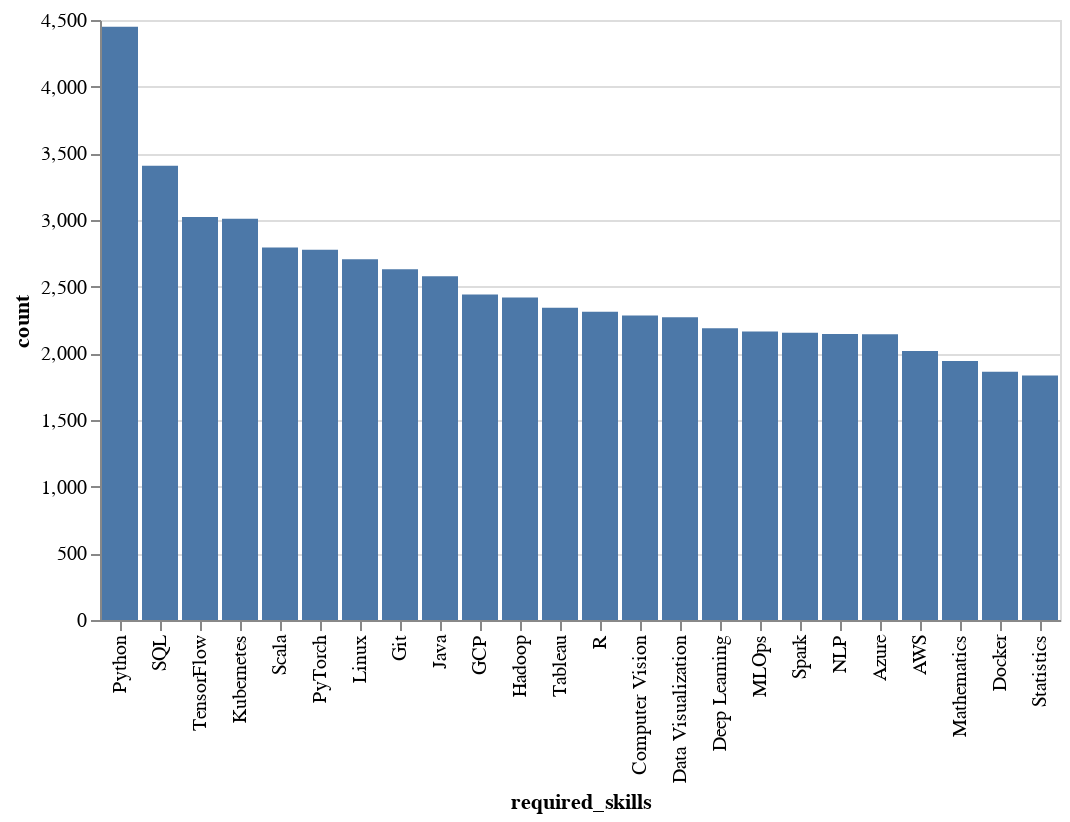

This figure's notebook cell:
### Code cell
alt.Chart(df_sorted_skills).mark_bar().encode(
    x=alt.X("required_skills", sort='-y'),
    y="count"
)

### Figure 1 — Vega-Lite specification as saved in the notebook (floating-point values rounded to 4 significant figures)
{"config": {"view": {"continuousWidth": 300, "continuousHeight": 300}}, "data": {"name": "data-ed8ab7f44e38b52b047a08d19b29cae8"}, "mark": {"type": "bar"}, "encoding": {"x": {"field": "required_skills", "sort": "-y", "type": "nominal"}, "y": {"field": "count", "type": "quantitative"}}, "$schema": "https://vega.github.io/schema/vega-lite/v5.20.1.json", "datasets": {"data-ed8ab7f44e38b52b047a08d19b29cae8": [{"required_skills": "Python", "count": 4450}, {"required_skills": "SQL", "count": 3407}, {"required_skills": "TensorFlow", "count": 3022}, {"required_skills": "Kubernetes", "count": 3009}, {"required_skills": "Scala", "count": 2794}, {"required_skills": "PyTorch", "count": 2777}, {"required_skills": "Linux", "count": 2705}, {"required_skills": "Git", "count": 2631}, {"required_skills": "Java", "count": 2578}, {"required_skills": "GCP", "count": 2442}, {"required_skills": "Hadoop", "count": 2419}, {"required_skills": "Tableau", "count": 2341}, {"required_skills": "R", "count": 2311}, {"required_skills": "Computer Vision", "count": 2284}, {"required_skills": "Data Visualization", "count": 2270}, {"required_skills": "Deep Learning", "count": 2189}, {"required_skills": "MLOps", "count": 2164}, {"required_skills": "Spark", "count": 2155}, {"required_skills": "NLP", "count": 2145}, {"required_skills": "Azure", "count": 2144}, {"required_skills": "AWS", "count": 2018}, {"required_skills": "Mathematics", "count": 1943}, {"required_skills": "Docker", "count": 1862}, {"required_skills": "Statistics", "count": 1833}]}}
